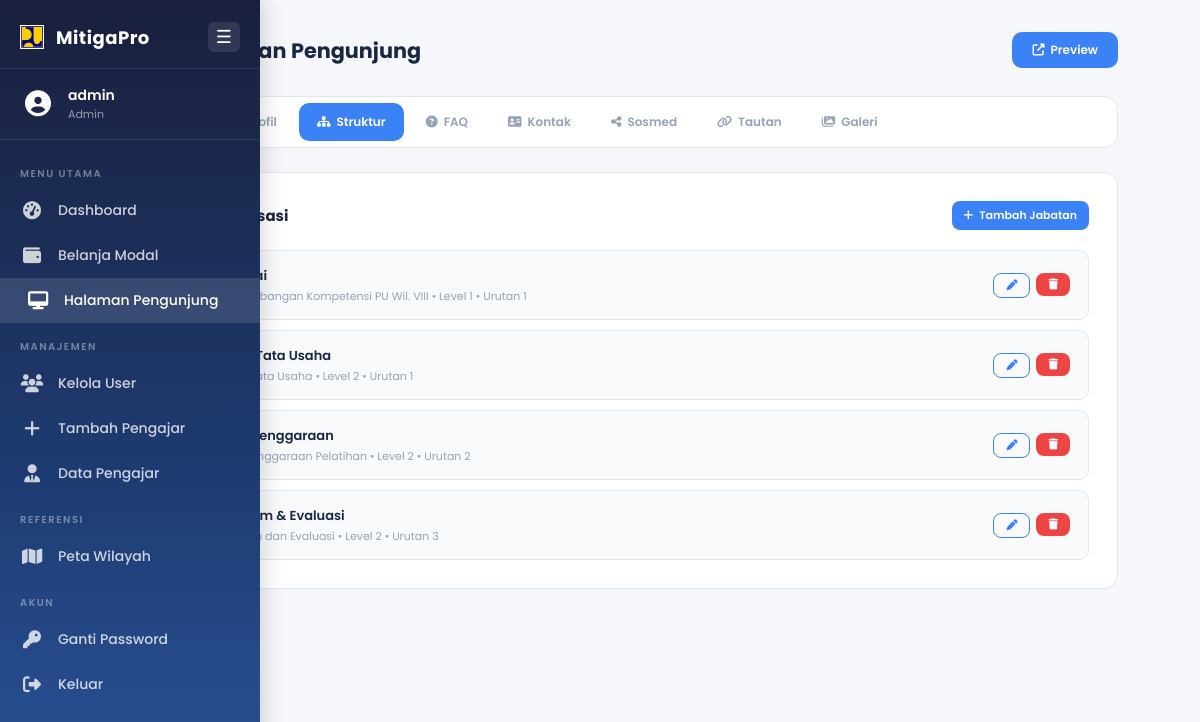
Page /mitigapro/admin/kelola_visitor.php?tab=struktur (signed in) on the committed database.
### tables this page shows
CREATE TABLE IF NOT EXISTS visitor_struktur (
    id          INT UNSIGNED AUTO_INCREMENT PRIMARY KEY,
    nama        VARCHAR(150) NOT NULL,
    jabatan     VARCHAR(200) NOT NULL,
    level       TINYINT UNSIGNED NOT NULL DEFAULT 1,
    urutan      SMALLINT NOT NULL DEFAULT 0,
    icon        VARCHAR(50) DEFAULT 'fas fa-user-tie',
    warna       VARCHAR(30) DEFAULT '#3b82f6',
    created_at  TIMESTAMP DEFAULT CURRENT_TIMESTAMP
);

### mitigapro/admin/kelola_visitor.php (the view, shortened to what this page needs)
<?php
require $_SERVER['DOCUMENT_ROOT'] . '/MitigaPro/include/autoload.php';
$tab = $_GET['tab'] ?? 'sambutan';
$struktur_list = [];
$r = $conn->query("SELECT * FROM visitor_struktur ORDER BY level, urutan");
if ($r) { while ($row = $r->fetch_assoc()) $struktur_list[] = $row; $r->free(); }
require INCLUDE_PATH . 'sidebar_mitigapro.php';
?>
<!DOCTYPE html>
<html lang="id">
<head>
<link rel="stylesheet" href="https://cdnjs.cloudflare.com/ajax/libs/font-awesome/6.5.0/css/all.min.css">
<link rel="stylesheet" href="<?= BASE_URL ?>1_css/sidebar_mitigapro.css">
</head>
<body>
<div class="main" id="mainContent">
<div class="page-header">
  <h2><i class="fas fa-desktop"></i> Kelola Halaman Pengunjung</h2>
  <a href="<?= BASE_URL ?>login_tamu.php" target="_blank" class="preview-btn">
    <i class="fas fa-external-link-alt"></i> Preview
  </a>
</div>
<div class="tab-nav">
  <a href="?tab=sambutan" class="tab-link <?= $tab==='sambutan'?'active':'' ?>"><i class="fas fa-quote-left"></i> Sambutan</a>
  <a href="?tab=profil"   class="tab-link <?= $tab==='profil'?'active':'' ?>"><i class="fas fa-landmark"></i> Profil</a>
  <a href="?tab=struktur" class="tab-link <?= $tab==='struktur'?'active':'' ?>"><i class="fas fa-sitemap"></i> Struktur</a>
  <a href="?tab=faq"      class="tab-link <?= $tab==='faq'?'active':'' ?>"><i class="fas fa-circle-question"></i> FAQ</a>
  <a href="?tab=kontak"   class="tab-link <?= $tab==='kontak'?'active':'' ?>"><i class="fas fa-address-card"></i> Kontak</a>
  <a href="?tab=sosmed"   class="tab-link <?= $tab==='sosmed'?'active':'' ?>"><i class="fas fa-share-alt"></i> Sosmed</a>
  <a href="?tab=tautan"   class="tab-link <?= $tab==='tautan'?'active':'' ?>"><i class="fas fa-link"></i> Tautan</a>
  <a href="?tab=galeri"   class="tab-link <?= $tab==='galeri'?'active':'' ?>"><i class="fas fa-images"></i> Galeri</a>
</div>
<?php if ($tab === 'struktur'): ?>
<div class="card">
  <div class="card-header">
    <h3><i class="fas fa-sitemap"></i> Struktur Organisasi</h3>
    <button class="btn btn-primary btn-sm" onclick="document.getElementById('addStruktur').classList.toggle('open')">
      <i class="fas fa-plus"></i> Tambah Jabatan
    </button>
  </div>
  <div class="item-list" style="margin-top:16px">
    <?php foreach ($struktur_list as $s): ?>
    <div class="item-row">
      <div class="item-icon" style="background:<?= htmlspecialchars($s['warna']) ?>">
        <i class="<?= htmlspecialchars($s['icon']) ?>"></i>
      </div>
      <div class="item-body">
        <div class="item-title"><?= htmlspecialchars($s['nama']) ?></div>
        <div class="item-sub"><?= htmlspecialchars($s['jabatan']) ?> • Level <?= (int)$s['level'] ?> • Urutan <?= (int)$s['urutan'] ?></div>
      </div>
      <div class="item-actions">
        <button class="btn btn-outline btn-sm" onclick="toggleEdit('edit-struktur-<?= $s['id'] ?>')"><i class="fas fa-pen"></i></button>
        <form method="post" style="display:inline" onsubmit="return confirm('Hapus jabatan ini?')">
          <button type="submit" class="btn btn-danger btn-sm"><i class="fas fa-trash"></i></button>
        </form>
      </div>
    </div>
    <?php endforeach; ?>
  </div>
</div>
<?php endif; ?>
</div>
</body>
</html>

### mitigapro/admin/kelola_visitor.php (style rules this page uses)
*, *::before, *::after { box-sizing: border-box; margin: 0; padding: 0; }
:root { --navy: #1a2744; --blue: #2c5282; --accent: #3b82f6; --bg: #f5f7fb; --white: #fff; --text: #334155; --muted: #94a3b8; --border: #e2e8f0; --radius: 12px; --success: #22c55e; --error: #ef4444; }
body { font-family: 'Poppins', sans-serif; background: var(--bg); color: var(--text); }
.main { max-width: 1100px; margin: 0 auto; padding: 32px; }
.page-header { display: flex; align-items: center; justify-content: space-between; margin-bottom: 28px; flex-wrap: wrap; gap: 12px; }
.page-header h2 { font-size: 1.3rem; font-weight: 700; color: var(--navy); display: flex; align-items: center; gap: 10px; }
.page-header h2 i { color: var(--accent); }
.preview-btn { display: inline-flex; align-items: center; gap: 6px; background: var(--accent); color: #fff; padding: 9px 20px; border-radius: 10px; font-size: 12px; font-weight: 600; text-decoration: none; transition: background 0.2s; }
.tab-nav { display: flex; gap: 4px; flex-wrap: wrap; background: var(--white); border: 1px solid var(--border); border-radius: 14px; padding: 6px; margin-bottom: 24px; overflow-x: auto; }
.tab-link { padding: 10px 18px; border-radius: 10px; font-size: 12px; font-weight: 600; text-decoration: none; color: var(--muted); white-space: nowrap; transition: all 0.2s; display: flex; align-items: center; gap: 6px; }
.tab-link.active { background: var(--accent); color: #fff; }
.card { background: var(--white); border: 1px solid var(--border); border-radius: 14px; padding: 28px; margin-bottom: 20px; }
.card-header { display: flex; align-items: center; justify-content: space-between; margin-bottom: 20px; flex-wrap: wrap; gap: 10px; }
.card-header h3 { font-size: 15px; font-weight: 700; color: var(--navy); display: flex; align-items: center; gap: 8px; }
.card-header h3 i { color: var(--accent); font-size: 16px; }
.btn { display: inline-flex; align-items: center; gap: 6px; padding: 10px 20px; border-radius: 10px; font-size: 12px; font-weight: 600; border: none; cursor: pointer; font-family: 'Poppins', sans-serif; transition: all 0.2s; }
.btn-primary { background: var(--accent); color: #fff; }
.btn-danger { background: var(--error); color: #fff; }
.btn-outline { background: transparent; color: var(--accent); border: 1px solid var(--accent); }
.btn-sm { padding: 6px 12px; font-size: 11px; border-radius: 8px; }
.item-list { display: flex; flex-direction: column; gap: 10px; }
.item-row { display: flex; align-items: center; gap: 14px; padding: 14px 18px; border-radius: 10px; background: #f8fafc; border: 1px solid var(--border); transition: box-shadow 0.2s; }
.item-row .item-body { flex: 1; min-width: 0; }
.item-row .item-title { font-size: 13px; font-weight: 600; color: var(--navy); }
.item-row .item-sub { font-size: 11px; color: var(--muted); margin-top: 2px; }
.item-row .item-actions { display: flex; gap: 6px; flex-shrink: 0; }
.item-icon { width: 40px; height: 40px; border-radius: 10px; display: flex; align-items: center; justify-content: center; color: #fff; font-size: 16px; flex-shrink: 0; }

### rows in the picture
visitor_struktur: nama "Kepala Balai", jabatan "Balai Pengembangan Kompetensi PU Wil. VIII", level "1", urutan "1"
visitor_struktur: nama "Kasubbag Tata Usaha", jabatan "Sub Bagian Tata Usaha", level "2", urutan "1"
visitor_struktur: nama "Kasi Penyelenggaraan", jabatan "Seksi Penyelenggaraan Pelatihan", level "2", urutan "2"
visitor_struktur: nama "Kasi Program & Evaluasi", jabatan "Seksi Program dan Evaluasi", level "2", urutan "3"

### other values in the picture
$_sidebar_username "admin"
$label "Dashboard Belanja Modal Halaman Pengunjung Kelola User Tambah Pengajar Data Pengajar Peta Wilayah Ganti Password"
